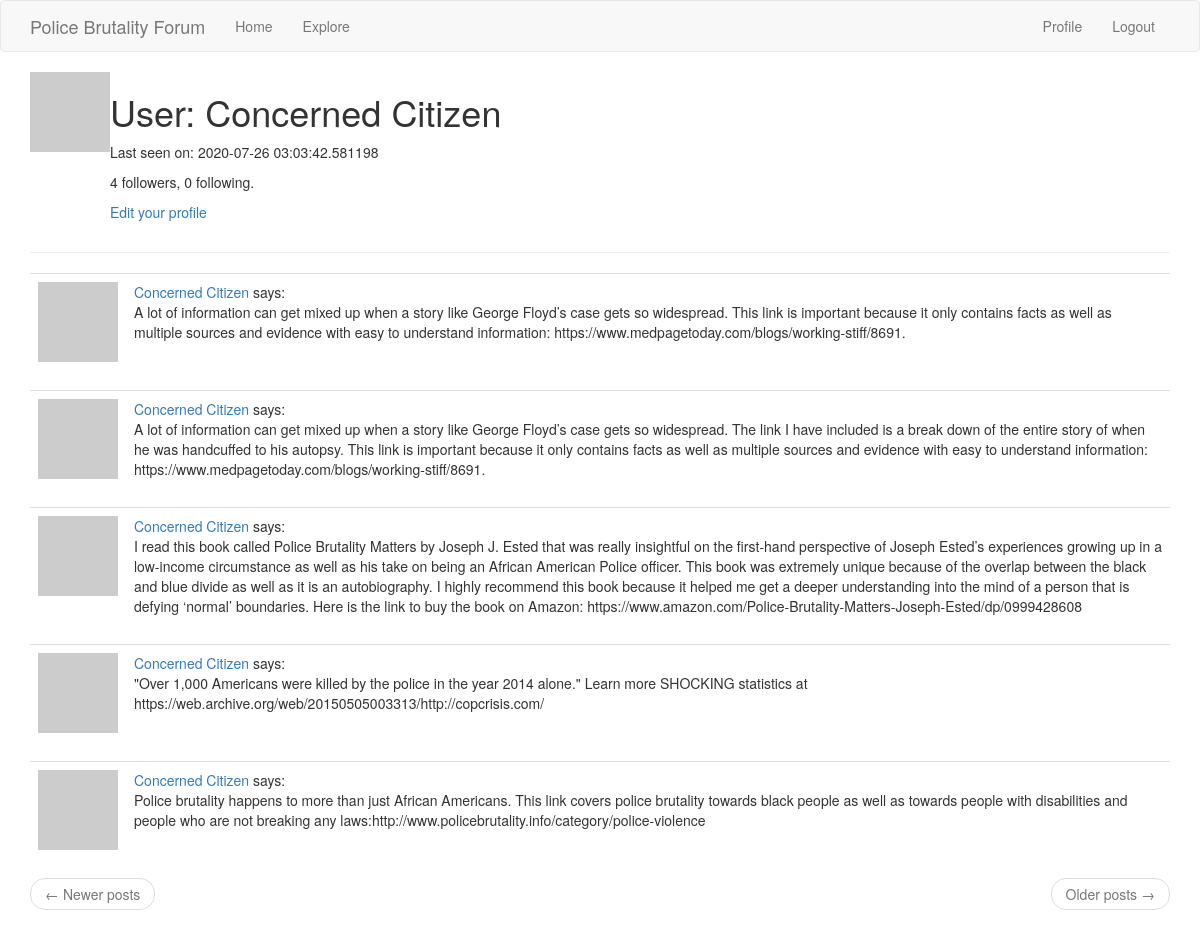
The app's page /user/Concerned Citizen (signed in) with its own data.
### app/models.py (models this page shows, shortened)
class User(UserMixin, db.Model):
    id = db.Column(db.Integer, primary_key=True)
    username = db.Column(db.String(64), index=True, unique=True)
    email = db.Column(db.String(120), index=True, unique=True)
    password_hash = db.Column(db.String(128))
    posts = db.relationship('Post', backref='author', lazy='dynamic')
    about_me = db.Column(db.String(140))
    last_seen = db.Column(db.DateTime, default=datetime.utcnow)
    def avatar(self, size):
        digest = md5(self.email.lower().encode('utf-8')).hexdigest()
        return 'https://www.gravatar.com/avatar/{}?d=identicon&s={}'.format(digest, size)
    followed = db.relationship(
        'User', secondary=followers,
        primaryjoin=(followers.c.follower_id == id),
        secondaryjoin=(followers.c.followed_id == id),
        backref=db.backref('followers', lazy='dynamic'), lazy='dynamic')

class Post(db.Model):
    id = db.Column(db.Integer, primary_key=True)
    body = db.Column(db.String(5000))
    timestamp = db.Column(db.DateTime, index=True, default=datetime.utcnow)
    user_id = db.Column(db.Integer, db.ForeignKey('user.id'))

### app/routes.py (the view)
@app.route('/user/<username>')
@login_required
def user(username):
    user = User.query.filter_by(username=username).first_or_404()
    page = request.args.get('page', 1, type=int)
    posts = user.posts.order_by(Post.timestamp.desc()).paginate(
        page, app.config['POSTS_PER_PAGE'], False)
    next_url = url_for('user', username=user.username, page=posts.next_num) \
        if posts.has_next else None
    prev_url = url_for('user', username=user.username, page=posts.prev_num) \
        if posts.has_prev else None
    form = EmptyForm()
    return render_template('user.html', user=user, posts=posts.items,next_url=next_url, prev_url=prev_url, form=form,numb=0)

### app/models.py (called while the page is built)
@login.user_loader
def load_user(id):
    return User.query.get(int(id))

### app/routes.py (called while the page is built)
@app.before_request
def before_request():
    if current_user.is_authenticated:
        current_user.last_seen = datetime.utcnow()
        db.session.commit()

### app/templates/user.html (shortened to what this page needs)
{% extends "base.html" %}
{% block app_content %}
    <table>
        <tr valign="top">
            <td><img src="{{ user.avatar(128) }}"></td>
            <td>
                <h1>User: {{ user.username }}</h1>
                {% if user.last_seen %}<p>Last seen on: {{ user.last_seen }}</p>{% endif %}
                <p>{{ user.followers.count() }} followers, {{ user.followed.count() }} following.</p>
                {% if user == current_user %}
                <p><a href="{{ url_for('edit_profile') }}">Edit your profile</a></p>
                {% endif %}
            </td>
        </tr>
    </table>
    <hr>
    {% for post in posts %}
        {%include '_post.html'%}
    {% endfor %}
    <nav aria-label="...">
        <ul class="pager">
            <li class="previous{% if not prev_url %} disabled{% endif %}">
                <a href="{{ prev_url or '#' }}">
                    <span aria-hidden="true">&larr;</span> Newer posts
                </a>
            </li>
            <li class="next{% if not next_url %} disabled{% endif %}">
                <a href="{{ next_url or '#' }}">
                    Older posts <span aria-hidden="true">&rarr;</span>
                </a>
            </li>
        </ul>
    </nav>
{% endblock %}

### app/templates/_post.html
<table class="table table-hover">
    <tr>
        <td width="70px">
            <a href="{{ url_for('user', username=post.author.username) }}"><img src="{{ post.author.avatar(70) }}" /></a>
        </td>
        <td>
            <a href="{{ url_for('user', username=post.author.username) }}">{{ post.author.username }}</a>
            says:<br>
            {{ post.body }}
        </td>
    </tr>
</table>

### records on screen
User: username "Concerned Citizen", last_seen "2020-07-26 03:03:42.581198"
Post: author.username "Concerned Citizen", body "A lot of information can get mixed up when a story like George Floyd’s case gets so widespread. This link is important because it only contains facts as well as multiple sources and evidence with easy to understand information: https://www.medpagetoday.com/blogs/working-stiff/8691."
Post: author.username "Concerned Citizen", body "A lot of information can get mixed up when a story like George Floyd’s case gets so widespread. The link I have included is a break down of the entire story of when he was handcuffed to his autopsy. This link is important because it only contains facts as well as multiple sources and evidence with easy to understand information: https://www.medpagetoday.com/blogs/working-stiff/8691."
Post: author.username "Concerned Citizen", body "I read this book called Police Brutality Matters by Joseph J. Ested that was really insightful on the first-hand perspective of Joseph Ested’s experiences growing up in a low-income circumstance as well as his take on being an African American Police officer. This book was extremely unique because of the overlap between the black and blue divide as well as it is an autobiography. I highly recommend this book because it helped me get a deeper understanding into the mind of a person that is defying ‘normal’ boundaries. Here is the link to buy the book on Amazon: https://www.amazon.com/Police-Brutality-Matters-Joseph-Ested/dp/0999428608"
Post: author.username "Concerned Citizen", body "\"Over 1,000 Americans were killed by the police in the year 2014 alone.\" Learn more SHOCKING statistics at https://web.archive.org/web/20150505003313/http://copcrisis.com/"
Post: author.username "Concerned Citizen", body "Police brutality happens to more than just African Americans. This link covers police brutality towards black people as well as towards people with disabilities and people who are not breaking any laws:http://www.policebrutality.info/category/police-violence"

### other values on screen
{{ user.followers.count() }} "4"
{{ user.followed.count() }} "0"
